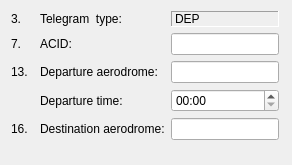
<?xml version="1.0" encoding="UTF-8"?>
<ui version="4.0">
 <class>DepWidget</class>
 <widget class="QWidget" name="DepWidget">
  <property name="geometry">
   <rect>
    <x>0</x>
    <y>0</y>
    <width>292</width>
    <height>165</height>
   </rect>
  </property>
  <property name="windowTitle">
   <string>Form</string>
  </property>
  <layout class="QGridLayout" name="gridLayout">
   <item row="1" column="0">
    <widget class="QLabel" name="label_20">
     <property name="text">
      <string>7.</string>
     </property>
    </widget>
   </item>
   <item row="2" column="0">
    <widget class="QLabel" name="label_24">
     <property name="text">
      <string>13.</string>
     </property>
    </widget>
   </item>
   <item row="1" column="2">
    <widget class="QLineEdit" name="acid">
     <property name="sizePolicy">
      <sizepolicy hsizetype="Maximum" vsizetype="Fixed">
       <horstretch>0</horstretch>
       <verstretch>0</verstretch>
      </sizepolicy>
     </property>
     <property name="maxLength">
      <number>7</number>
     </property>
    </widget>
   </item>
   <item row="1" column="1">
    <widget class="QLabel" name="label_2">
     <property name="text">
      <string>ACID:</string>
     </property>
    </widget>
   </item>
   <item row="5" column="0" colspan="3">
    <spacer name="verticalSpacer">
     <property name="orientation">
      <enum>Qt::Vertical</enum>
     </property>
     <property name="sizeHint" stdset="0">
      <size>
       <width>268</width>
       <height>1</height>
      </size>
     </property>
    </spacer>
   </item>
   <item row="0" column="0">
    <widget class="QLabel" name="label_19">
     <property name="text">
      <string>3.</string>
     </property>
    </widget>
   </item>
   <item row="0" column="2">
    <widget class="QLabel" name="telegramType">
     <property name="frameShape">
      <enum>QFrame::Panel</enum>
     </property>
     <property name="frameShadow">
      <enum>QFrame::Sunken</enum>
     </property>
     <property name="text">
      <string>DEP</string>
     </property>
    </widget>
   </item>
   <item row="2" column="1">
    <widget class="QLabel" name="label_6">
     <property name="text">
      <string>Departure aerodrome:</string>
     </property>
    </widget>
   </item>
   <item row="0" column="1">
    <widget class="QLabel" name="label">
     <property name="text">
      <string>Telegram  type:</string>
     </property>
    </widget>
   </item>
   <item row="3" column="2">
    <widget class="QTimeEdit" name="departureTime">
     <property name="displayFormat">
      <string>HH:mm</string>
     </property>
    </widget>
   </item>
   <item row="4" column="1">
    <widget class="QLabel" name="label_8">
     <property name="text">
      <string>Destination aerodrome:</string>
     </property>
    </widget>
   </item>
   <item row="4" column="0">
    <widget class="QLabel" name="label_26">
     <property name="text">
      <string>16.</string>
     </property>
    </widget>
   </item>
   <item row="3" column="1">
    <widget class="QLabel" name="label_14">
     <property name="text">
      <string>Departure time:</string>
     </property>
    </widget>
   </item>
   <item row="0" column="3" rowspan="5">
    <spacer name="horizontalSpacer">
     <property name="orientation">
      <enum>Qt::Horizontal</enum>
     </property>
     <property name="sizeHint" stdset="0">
      <size>
       <width>40</width>
       <height>20</height>
      </size>
     </property>
    </spacer>
   </item>
   <item row="2" column="2">
    <widget class="QLineEdit" name="adep">
     <property name="sizePolicy">
      <sizepolicy hsizetype="Maximum" vsizetype="Fixed">
       <horstretch>0</horstretch>
       <verstretch>0</verstretch>
      </sizepolicy>
     </property>
     <property name="maxLength">
      <number>4</number>
     </property>
    </widget>
   </item>
   <item row="4" column="2">
    <widget class="QLineEdit" name="ades">
     <property name="sizePolicy">
      <sizepolicy hsizetype="Maximum" vsizetype="Fixed">
       <horstretch>0</horstretch>
       <verstretch>0</verstretch>
      </sizepolicy>
     </property>
     <property name="maxLength">
      <number>4</number>
     </property>
    </widget>
   </item>
  </layout>
 </widget>
 <tabstops>
  <tabstop>acid</tabstop>
  <tabstop>departureTime</tabstop>
 </tabstops>
 <resources/>
 <connections/>
</ui>
